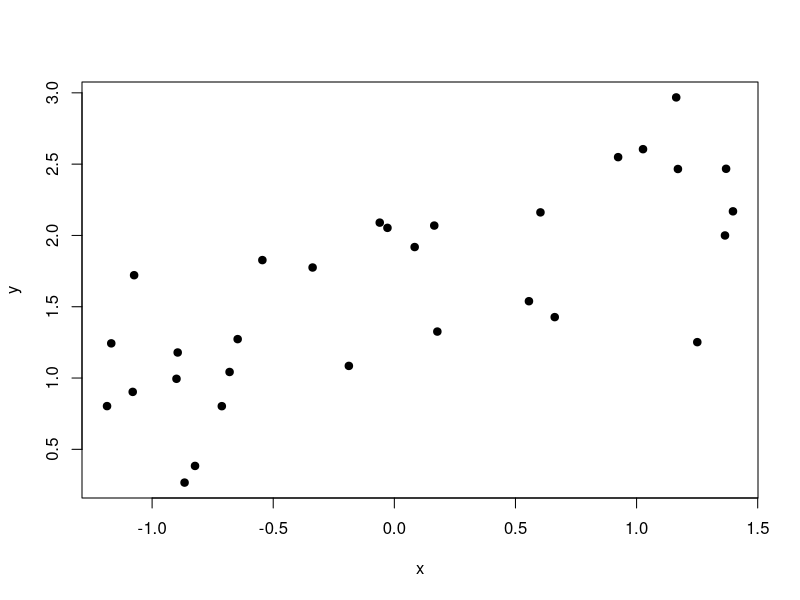
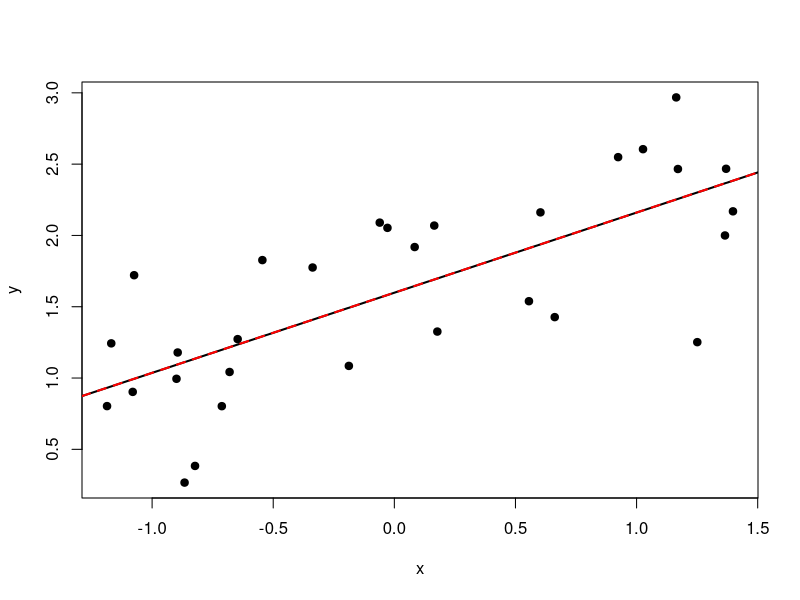
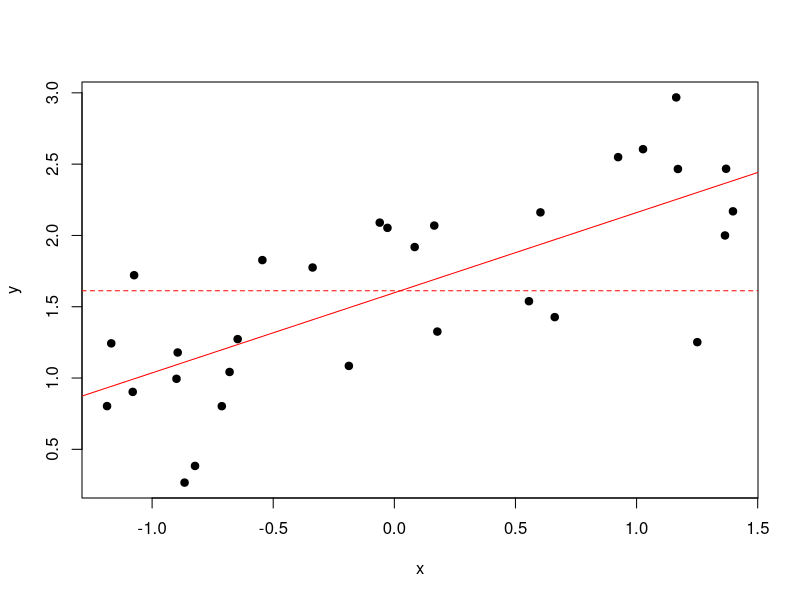

These charts were generated, in order, by the following R code:
## ---- chunk 1
### PARAMS
beta0 = 1.5
beta1 = 0.5
sigma = 0.4
n = 30

### GENERATE DATA
set.seed(5)
x = runif(n, -1.5, 1.5)
exp_y = beta0 + beta1*x
y = exp_y + rnorm(n, mean=0, sd=sigma)

# Create a data frame 
my_df = data.frame(y = y, x = x)

plot(my_df$y ~ my_df$x, pch = 19,
     xlab = "x", ylab = "y")
## ---- chunk 2
# How to calculate the likelihood of a single data point:
dnorm(y[1], 
      mean = beta0 + beta1*x[1],
      sd = sigma,
      log = FALSE)

# Calculate the full likelihood of the data, using the product
## Vectorized:
LH_notlog= 
prod(
    dnorm(y, 
          mean = beta0 + beta1*x,
          sd = sigma,
          log = FALSE)
)

# Log-likelihood, vectorized
LH_log = 
sum(
    dnorm(y, 
          mean = beta0 + beta1*x,
          sd = sigma,
          log = TRUE)
)

# Make sure the output makes sense
LH_notlog
# Indeed the log-likelihood is the log of the 
# likelihood on the raw probability scale.
LH_log; log(LH_notlog)
## ---- chunk 3
### NEG LOG-LIK MINIMIZATION
neg_log_lik = function(p, data_df){
    beta0=p[1]
    beta1=p[2]
    sigma=p[3]
    
    mu = beta0 + beta1*data_df$x
    
    nll = -sum(dnorm(data_df$y, mean=mu, sd=sigma, log = TRUE))
    return(nll)
}
## ---- chunk 4
m_nll = 
    optim(
        par = c(0.1,0,0.1),
        fn = neg_log_lik,
        data_df = my_df,
        method = "L-BFGS-B",
        lower=c(-5,-5,0.001),
        upper=c(5,5,5),
        hessian = TRUE
    )
par_tab_nll = rbind(m_nll$par)
colnames(par_tab_nll) = c("int", "slope", "sigma")
par_tab_nll
## ---- chunk 5
### COMPARE TO LM()
m_ols = lm(y ~ 1 + x, data = my_df)
m_ols_summary = summary(m_ols)
m_ols_summary # Notice p-value

par_tab_ols = c(coef(m_ols), m_ols_summary$sigma)
names(par_tab_ols) = c("int", "slope", "sigma")
par_tab_ols; par_tab_nll

plot(my_df$y ~ my_df$x, pch = 19,
     xlab = "x", ylab = "y")
# Line from OLS
abline(coef = coef(m_ols), col = "black", lwd = 2)
# Line from MaxLikelihood
abline(coef = m_nll$par[1:2], col = "red", lty = 2, lwd = 2)
## ---- chunk 6
# Need a null model:
nll_null = function(p, data_df){
    beta0=p[1]
    sigma=p[2]
    
    mu = beta0
    
    nll = -sum(dnorm(data_df$y, mean=mu, sd=sigma, log = TRUE))
    return(nll)
}

m_nll_null = 
    optim(
        par = c(0.1,0.1),
        fn = nll_null,
        data_df = my_df,
        method = "L-BFGS-B",
        lower=c(-5,0.001),
        upper=c(5,5)
    )
par_tab_nll_null = rbind(m_nll_null$par)
colnames(par_tab_nll_null) = c("int", "sigma")
par_tab_nll_null

plot(my_df$y ~ my_df$x, pch = 19,
     xlab = "x", ylab = "y")
abline(coef = m_nll$par[1:2], col = "red", lty = 1)
abline(h = m_nll_null$par[1], col = "red", lty = 2)
## ---- chunk 7
# use exp() to convert the negative log likelihood to 
# raw probability scale
log_lh_full = -m_nll$value
log_lh_null = -m_nll_null$value

lh_full = exp(log_lh_full)
lh_null = exp(log_lh_null)

# Now calculate LHR
lhr = -2 * log(lh_null / lh_full)
lhr

# Of course, using rules of natural logs, this is equivalent:
-2 * (log_lh_null - log_lh_full)
## ---- chunk 8
# How many parameters being "removed" (i.e., set to zero) in test:
df_chi = 2 - 1

# Prob null is true
p_val = 1 - pchisq(lhr, df = df_chi)
p_val
## ---- chunk 9
drop1(m_ols, test = "Chisq")
## ---- chunk 10
# Extract the Hessian from the optim() output
hessian = m_nll$hessian
# Calculate the var-cov matrix from the inverse Hessian
# Remember solve(X) gives X^-1
params_varcov = solve(hessian)
# Then extract the diagonal and take the square root
# This gives a vector of SE(\param_i)
se_params = sqrt(diag(params_varcov))
params_tab = cbind(m_nll$par, se_params)
colnames(params_tab) = c("Estimate", "Std. Error")
rownames(params_tab) = c("Intercept", "slope", "sigma")
params_tab

# Same as OLS? 
m_ols_summary$coefficients[c(1:2), 1:2] # Pretty close!
## ---- chunk 11
### LEAST SQUARES MINIMIZATION

# We need a function to calculate the sum of squared errors:
least_sq = function(p, data_df){
    beta0=p[1]
    beta1=p[2]
    y = data_df$y
    n = length(y)
    
    expected_y = beta0 + beta1*data_df$x
    sse = 0
    for(i in 1:n){
        epsilon_i = y[i] - expected_y[i]
        sse = sse + (epsilon_i)^2
    }
    
    return(sse)
}

### OPTIMIZE LEAST SQUARES
fit_least_sq = 
    optim(
        par = c(0,0),
        fn = least_sq,
        data_df = my_df,
        method = "L-BFGS-B",
        lower=c(-5,-5),
        upper=c(5,5),
        hessian = TRUE
    )
# Create a table of estimates:
par_tab_least_sq = rbind(fit_least_sq$par)
colnames(par_tab_least_sq) = c("int", "slope")
par_tab_least_sq

# Compare to original OLS estimates:
coef(m_ols)
